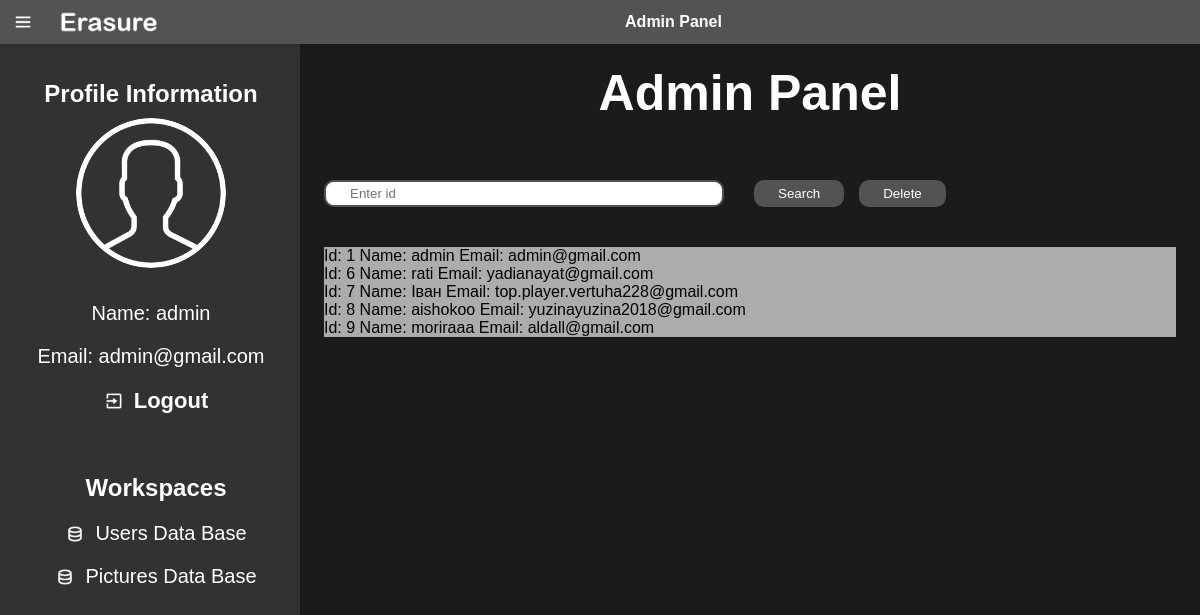
The page /admin (signed in) on the database its author committed.
### models.py (models this page shows)
class User(Base):
    __tablename__ = 'user'
    id: Mapped[int] = mapped_column(primary_key=True, autoincrement=True)
    name: Mapped[str] = mapped_column(String)
    email: Mapped[str] = mapped_column(String)
    password: Mapped[str] = mapped_column(String)

### main.py (the view)
@app.route('/admin', methods=['GET', 'POST'])
def admin():
    global data_type
    try:
        users = session.query(User).all()
        data_type = 'users'
        session.commit()
    except Exception:
        flash('An error occurred while getting users')
    return render_template('admin.html',
                           users=users,
                           data_type=data_type,
                           current_name=current_name,
                           current_email=current_email)

### templates/admin.html (shortened to what this page needs)
<!DOCTYPE html>
<html lang="en">
<head>
</head>
<body>
    <nav class="navigations">
        <div class="nav-left navigations">
            <img src="static/menu-regular-24.png" class="menu-pic">
            <img src="static/logo.png" class="logo-pic">
        </div>
        <div class="nav-middle">
            <p><strong>Admin Panel</strong></p>
        </div>
    </nav>
    <div class="leftbar">
        <div class = "profile-info">
            <h2 class="text-center">Profile Information</h2>
            <img src="static/profile_user.png" class="user-pic">
            <p>Name: {{ current_name }}</p>
            <p>Email: {{ current_email }} </p>
        </div>
        <div class="exit">
        <a href="/log_in_or_out"><img src="static/exit-regular-24.png" class="paint-pic"><p><strong>Logout</strong></p></a>
        </div>
        <div class="choices">
            <h2 class="text-center">Workspaces</h2>
            <a href="/users_db"><img src="static/data-regular-24.png" class="paint-pic"><p>Users Data Base</p></a>
            <a href="/pictures_db"><img src="static/data-regular-24.png" class="paint-pic"><p>Pictures Data Base</p></a>
        </div>
    </div>
    <div class="container">
        <h1>Admin Panel</h1>
        <div class="list-container">
            <div class="button-container">
                <form action="/search" method="POST">
                    <input type="text" name="id" placeholder="Enter id" id="search-id">
                    <button class="buttons" type="submit">Search</button>
                </form>
                <form action="/delete" method="POST" onsubmit="setDeleteId()">
                    <button class="buttons" type="submit">Delete</button>
                </form>
            </div>
                <div class ="database">
                    {% if data_type == 'users' %}
                        {% for user in users %}
                            <p>Id: {{ user.id }} Name: {{ user.name }} Email: {{ user.email }}</p>
                        {% endfor %}
                    {% elif data_type == 'user' %}
                        <p>Id: {{ user.id }} Name: {{ user.name }} Email: {{ user.email }}</p>
                    {% elif data_type == 'picture' %}
                        <p>Id: {{ picture.id }} Name: {{ picture.name }} User: {{ picture.user.name }}</p>
                    {% elif data_type == 'pictures' %}
                        {% for picture in pictures %}
                            <p>Id: {{ picture.id }} Name: {{ picture.name }} User: {{ picture.user.name }}</p>
                        {% endfor %}
                    {% endif %}
                </div>
        </div>
    </div>
</body>
</html>

### templates/admin.html (style rules this page uses)
* { padding: 0; margin: 0; box-sizing: border-box; font-family: 'Poppins', sans-serif; color: #ffffff; }
body { background-color: #1b1b1b; }
a { text-decoration: none; color: #ffffff; }
.navigations { display: flex; align-items: center; }
nav { padding: 10px 1%; justify-content: space-between; box-shadow: 0 0 10px rgba(0, 0, 0, .2); background: #535353; position: sticky; top: 0; z-index: 10; }
.nav-left .menu-pic { width: 22px; margin-right: 25px; }
.nav-left .logo-pic { width: 100px; }
.leftbar { background: #323232; width: 25%; height: 100vh; position: fixed; padding-left: 1%; padding-top: 80px; top: 0; }
.choices { display: flex; justify-content: center; align-items: center; flex-direction: column; }
.choices a { display: flex; align-items: center; margin-bottom: 20px; width: fit-content; font-size: 20px; }
.choices a img { width: 20px; margin-right: 10px; }
.choices h2 { margin-top: 40px; margin-bottom: 20px; }
.profile-info { text-align: center; margin-right: 10px; }
.profile-info .user-pic { border-radius: 50%; margin: 10px; width: 150px; }
.profile-info p { margin: 20px 0; word-wrap: break-word; overflow-wrap: break-word; max-width: 100%; font-size: 20px; }
.exit a { display: flex; align-items: center; width: fit-content; margin: 0 auto; margin-bottom: 20px; text-decoration: none; }
.exit a p { font-size: 22px; margin: 0 0 0 10px; }
.exit a img { width: 20px; }
.container { background-color: #1b1b1b; padding-left: 27%; padding-right: 2%; padding-top: 20px; padding-bottom: 20px; }
.container h1 { font-size: 50px; text-align: center; }
.list-container { margin-top: 30px; display: grid; grid-template-rows: 110px auto; margin-top: 15px; color: #000000; }
.list-container .database { background-color: #acacac; color: #000000; }
.list-container .database p { color: #000000; }
.button-container .buttons { background-color:#535353; color: #fff; border:none; border-radius:10px; padding: 6px 24px; }
.button-container input[type=text] { border: 2px solid #535353; border-radius: 10px; color: black; padding: 4px 24px; width: 400px; margin-right: 30px; }
.button-container { display: flex; gap: 15px; }
.button-container form { display: flex; align-items: end; margin-bottom: 40px; }

### rows shown on the page
User: name "admin", email "admin@gmail.com", id "1"
User: id "6", name "rati", email "yadianayat@gmail.com"
User: id "7", name "Іван", email "top.player.vertuha228@gmail.com"
User: id "8", name "aishokoo", email "yuzinayuzina2018@gmail.com"
User: id "9", name "moriraaa", email "aldall@gmail.com"
